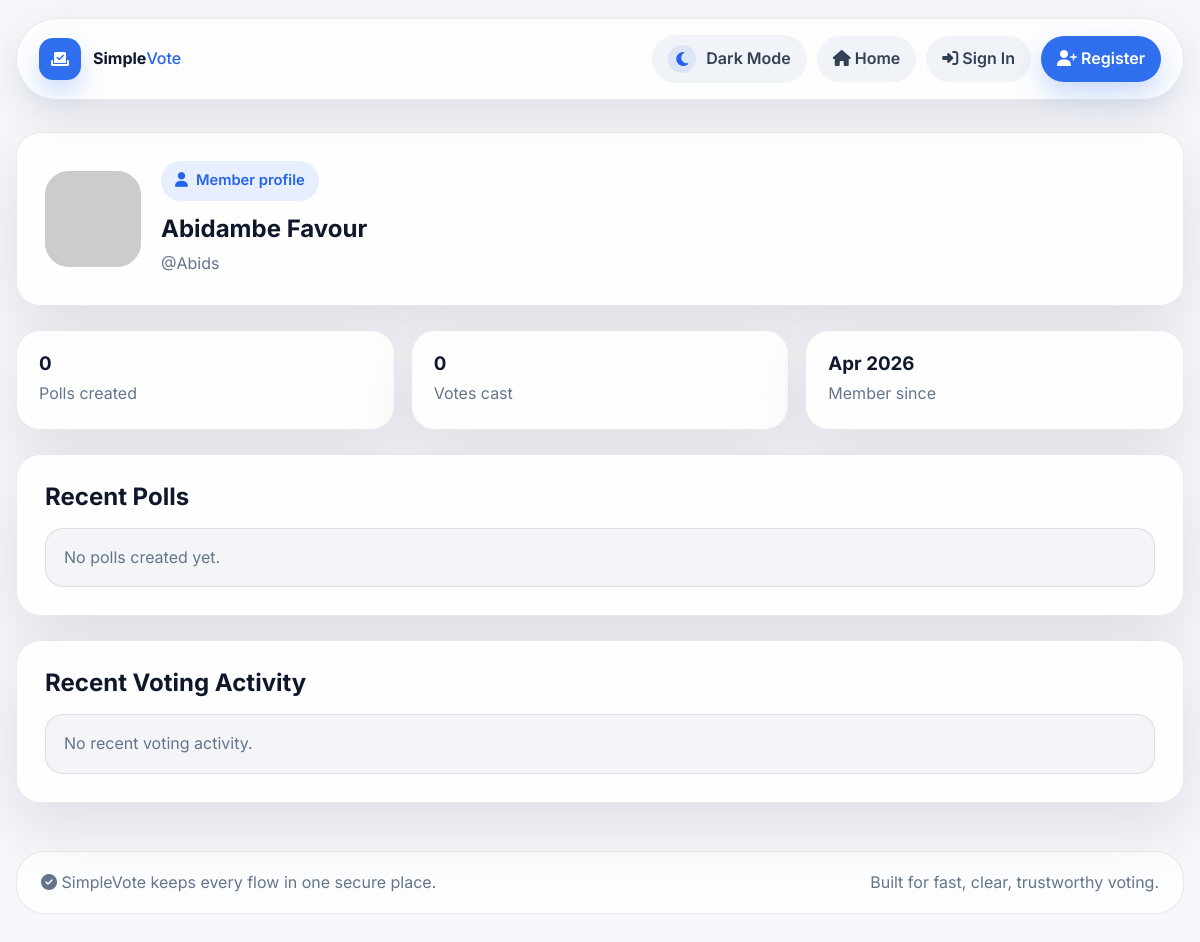
/accounts/profile/Abids/, run on the app's committed database.
### accounts/models.py (models this page shows, shortened)
class User(AbstractUser):
    email = models.EmailField(unique=True)
    bio = models.TextField(max_length=500, blank=True)
    avatar = models.ImageField(upload_to='avatars/', blank=True, null=True)
    date_of_birth = models.DateField(null=True, blank=True)
    location = models.CharField(max_length=100, blank=True)
    website = models.URLField(blank=True)
    phone_number = models.CharField(max_length=20, blank=True)
    is_verified = models.BooleanField(default=False)
    last_seen = models.DateTimeField(default=timezone.now)
    created_at = models.DateTimeField(auto_now_add=True)
    USERNAME_FIELD = 'email'
    REQUIRED_FIELDS = ['username']
    class Meta:
        ordering = ['-date_joined']
    def get_full_name(self):
        return f"{self.first_name} {self.last_name}".strip() or self.username
    def get_avatar_url(self):
        if self.avatar:
            return self.avatar.url
        return f"https://ui-avatars.com/api/?name={self.get_full_name()}&background=0d6efd&color=fff&size=150"

### accounts/views.py (the view)
# urls.py: path('profile/<str:username>/', views.ProfileView.as_view(), name='profile'),
class ProfileView(DetailView):
    model = User
    template_name = 'accounts/profile.html'
    context_object_name = 'profile_user'
    slug_field = 'username'
    slug_url_kwarg = 'username'
    def get_context_data(self, **kwargs):
        context = super().get_context_data(**kwargs)
        user = self.get_object()
        polls = Poll.objects.filter(creator=user).annotate(
            vote_count=Count('vote')
        ).order_by('-created_at')
        votes = Vote.objects.filter(voter=user).select_related('poll', 'choice').order_by('-voted_at')[:20]
        is_own_profile = self.request.user == user
        context.update({
            'polls': polls,
            'votes': votes,
            'is_own_profile': is_own_profile,
            'total_polls': polls.count(),
            'total_votes': Vote.objects.filter(voter=user).count(),
        })
        return context

### templates/accounts/profile.html (shortened to what this page needs)
{% extends 'base.html' %}
{% block content %}
<div class="profile-layout">
    <section class="profile-hero card">
        <img src="{{ profile_user.get_avatar_url }}" alt="{{ profile_user.username }}" class="avatar">
        <div>
            <span class="eyebrow"><i class="fas fa-user"></i> Member profile</span>
            <h1 style="margin: 14px 0 8px;">{{ profile_user.get_full_name|default:profile_user.username }}</h1>
            <p>@{{ profile_user.username }}{% if profile_user.location %} · {{ profile_user.location }}{% endif %}</p>
        </div>
    </section>
    <section class="stats-grid">
        <article class="stat-card card">
            <h3>{{ total_polls }}</h3>
            <p>Polls created</p>
        </article>
        <article class="stat-card card">
            <h3>{{ total_votes }}</h3>
            <p>Votes cast</p>
        </article>
        <article class="stat-card card">
            <h3>{{ profile_user.date_joined|date:"M Y" }}</h3>
            <p>Member since</p>
        </article>
    </section>
    <section class="profile-section card">
        <h2 style="margin-bottom: 16px;">Recent Polls</h2>
        <div class="activity-list">
            {% for poll in polls|slice:":5" %}
                <div class="poll-item">
                    <strong>{{ poll.title }}</strong>
                    <div class="item-meta">{{ poll.vote_count }} vote{{ poll.vote_count|pluralize }} · {{ poll.created_at|date:"M d, Y" }}</div>
                </div>
            {% empty %}
                <div class="poll-item"><p>No polls created yet.</p></div>
            {% endfor %}
        </div>
    </section>
    <section class="profile-section card">
        <h2 style="margin-bottom: 16px;">Recent Voting Activity</h2>
        <div class="activity-list">
            {% for vote in votes %}
                <div class="vote-item">
                    <strong>{{ vote.poll.title }}</strong>
                    <div class="item-meta">Voted for {{ vote.choice.choice_text }} · {{ vote.voted_at|timesince }} ago</div>
                </div>
            {% empty %}
                <div class="vote-item"><p>No recent voting activity.</p></div>
            {% endfor %}
        </div>
    </section>
</div>
{% endblock %}

### templates/base.html (style rules this page uses)
:root { color-scheme: light; --bg: #f5f7fb; --bg-elevated: #ffffff; --bg-soft: #e9eff8; --surface: rgba(255, 255, 255, 0.88); --surface-strong: rgba(255, 255, 255, 0.96); --surface-border: rgba(15, 23, 42, 0.09); --surface-shadow: 0 24px 60px rgba(15, 23, 42, 0.10); --text: #334155; --muted: #64748b; --heading: #0f172a; --primary: #2f6fed; --primary-strong: #1f5bd8; --primary-soft: rgba(37, 99, 235, 0.10); --success: #16a34a; --warning: #d97706; --danger: #dc2626; --accent-text: #2563eb; --accent-contrast: #ffffff; --accent-soft: rgba(37, 99, 235, 0.10); --line: rgba(15, 23, 42, 0.10); --line-strong: rgba(15, 23, 42, 0.16); --field-bg: rgba(255, 255, 255, 0.92); --field-focus-bg: #ffffff; --field-border: rgba(148, 163, 184, 0.40); --field-placeholder: #94a3b8; --nav-bg: rgba(255, 255, 255, 0.78); --nav-shadow: 0 14px 40px rgba(15, 23, 42, 0.10); --footer-bg: rgba(255, 255, 255, 0.70); --footer-text: #64748b; --chip-bg: rgba(148, 163, 184, 0.12); --chip-hover: rgba(148, 163, 184, 0.18); --panel-muted: rgba(148, 163, 184, 0.10); --panel-hover: rgba(255, 255, 255, 0.98); --status-success-bg: rgba(22, 163, 74, 0.12); --status-success-text: #15803d; --status-warning-bg: rgba(217, 119, 6, 0.12); --status-warning-text: #b45309; --status-danger-bg: rgba(220, 38, 38, 0.12); --status-danger-text: #b91c1c; --status-primary-bg: rgba(37, 99, 235, 0.12); --status-primary-text: #1d4ed8; --info-text: #2563eb; --success-text: #15803d; --warning-text: #b45309; --danger-text: #dc2626; --icon-soft: rgba(37, 99, 235, 0.12); --icon-color: #2563eb; --soft-ring: 0 0 0 4px rgba(37, 99, 235, 0.12); --radius-lg: 24px; --radius-md: 18px; --radius-sm: 12px; --content-width: 1180px; --card-bg: var(--surface); --text-primary: var(--heading); --text-secondary: var(--muted); --text-muted: var(--muted); --primary-light: var(--primary-soft); --success-light: var(--status-success-bg); --danger-light: var(--status-danger-bg); --danger-dark: #b91c1c; --primary-dark: var(--primary-strong); --surface-hover: var(--panel-hover); }
* { box-sizing: border-box; margin: 0; padding: 0; }
html { min-height: 100%; background: var(--bg); transition: background 0.3s ease; }
body { min-height: 100vh; font-family: 'Inter', -apple-system, BlinkMacSystemFont, 'Segoe UI', sans-serif; line-height: 1.6; color: var(--text); background: transparent; transition: color 0.3s ease; }
.page-shell, .page-panel, .card, .section-card, .stat-card, .poll-card, .auth-card, .empty-state, .content-card, .admin-header, .user-header, .filters-section, .page-header, .create-poll-card, .poll-header-card, .results-chart { background: var(--surface); border: 1px solid var(--surface-border); border-radius: var(--radius-lg); box-shadow: var(--surface-shadow); backdrop-filter: blur(16px); transition: background 0.3s ease, border-color 0.3s ease, box-shadow 0.3s ease; }
.eyebrow { display: inline-flex; align-items: center; gap: 8px; padding: 8px 14px; border-radius: 999px; background: var(--primary-soft); color: var(--accent-text); font-size: 0.92rem; font-weight: 600; }
h1, h2, h3, h4, h5, h6 { color: var(--heading); line-height: 1.2; }
p { color: var(--muted); }

### templates/accounts/profile.html (style rules this page uses)
.profile-layout { display: grid; gap: 24px; }
.profile-hero, .profile-section { padding: 28px; }
.profile-hero { display: grid; grid-template-columns: auto 1fr; gap: 20px; align-items: center; }
.avatar { width: 96px; height: 96px; border-radius: 24px; object-fit: cover; background: var(--icon-soft); }
.meta-row, .stats-grid, .activity-list { display: grid; gap: 16px; }
.stats-grid { grid-template-columns: repeat(3, minmax(0, 1fr)); }
.stat-card { padding: 22px; }
.stat-card h3 { margin-bottom: 6px; }
.poll-item, .vote-item { padding: 16px 18px; border-radius: var(--radius-md); background: var(--panel-muted); border: 1px solid var(--line); }

### data on the page
User: get_full_name "Abidambe Favour", username "Abids", date_joined "Apr 2026"

### other printed values
{{ total_polls }} "0"
{{ total_votes }} "0"
